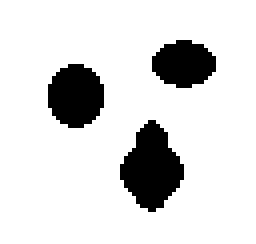
%> input picture three.bmp, 64 x 61 px (shown 4 times larger)
$ octave demo_mle.m   (GNU Octave 9; MATLAB toolbox functions it lacks are replaced by stand-ins)
%> lines starting %> are read from the running program, lines starting %| are printed output that depends on the picture; in (x1, y1, x2, y2) boxes, pixels count from 0 and x2, y2 are one past the last pixel; in counts of white or black regions, pixels touching at a corner belong together; the program's own positions count from 1
### maxlikihood.m
% This is the evolution step for segmentation using local gaussian distribution (LGD)
% fitting energy
%
% Reference: <Li Wang, Lei He, Arabinda Mishra, Chunming Li.
% Active Contours Driven by Local Gaussian Distribution Fitting Energy.
% Signal Processing, 89(12), 2009,p. 2435-2447>
%
% Please DO NOT distribute this code to anybody.
% Copyright (c) by Li Wang
%
% Author:       Li Wang
% E-mail:       li_wang@med.unc.edu
% URL:          http://www.unc.edu/~liwa/
%
% 2010-01-02 PM

function [u ]= maxlikihood(Img,u,epsilon,mu,nu,timestep,alf)

u=NeumannBound(u);
K=curvature_central(u);
H=Heaviside(u,epsilon);
Delta = Dirac(u,epsilon);


I = Img;
u1 = sum(sum(H.*I))/sum(sum(H));
u2 = sum(sum((1-H).*I))/sum(sum(1-H));


sigma1 = sum(sum((I - u1).^2.*H))/sum(sum(H));
sigma2 = sum(sum((I - u1).^2.*(1-H)))/sum(sum(1-H));
sigma1 = sigma1 + eps;
sigma2 = sigma2 + eps;


sub1 = (u1 - Img).^2;
sub2 = (u2 - Img).^2;
e1 = log(sqrt(sigma1))+(sub1/sigma1);
e2 = log(sqrt(sigma2))+(sub2/sigma2);
localForce = e1 - e2;

A = -alf.*Delta.*localForce;%data force
P=mu*(4*del2(u) - K);% level set regularization term, please refer to "Chunming Li and et al. Level Set Evolution Without Re-initialization: A New Variational Formulation, CVPR 2005"
L=nu.*Delta.*K;%length term


[f_fx,f_fy]=forward_gradient(Img);
grad_im = (f_fx.^2 + f_fy.^2 + 1e-10).^0.5;
kk=1;                        % 反差参数
g=1./(1+(grad_im/kk).^2);    % 计算边缘函数g


ch=4;
 [K , s]=curtative_g(u,g);
 temp1 = ch*s;

D = s.*K + g.*temp1;
u = u+timestep*(L+P+A);

return;


function g = NeumannBound(f)
[nrow,ncol] = size(f);
g = f;
g([1 nrow],[1 ncol]) = g([3 nrow-2],[3 ncol-2]);
g([1 nrow],2:end-1) = g([3 nrow-2],2:end-1);
g(2:end-1,[1 ncol]) = g(2:end-1,[3 ncol-2]);


function K = curvature_central(u);
[bdx,bdy]=gradient(u);
mag_bg=sqrt(bdx.^2+bdy.^2)+1e-10;
nx=bdx./mag_bg;
ny=bdy./mag_bg;
[nxx,nxy]=gradient(nx);
[nyx,nyy]=gradient(ny);
K=nxx+nyy;


function h = Heaviside(x,epsilon)
h=0.5*(1+(2/pi)*atan(x./epsilon));

function f = Dirac(x, epsilon)
f=(epsilon/pi)./(epsilon^2.+x.^2);

### forward_gradient.m
function [fdy,fdx]=forward_gradient(f);
% function [fdx,fdy]=forward_gradient(f);
%
%   created on 04/26/2004
%   author: Chunming Li
%   email: li_chunming@hotmail.com
%   Copyright (c) 2004-2006 by Chunming Li
[nr,nc]=size(f);
fdx=zeros(nr,nc);
fdy=zeros(nr,nc);

a=f(2:nr,:)-f(1:nr-1,:);
fdx(1:nr-1,:)=a;
b=f(:,2:nc)-f(:,1:nc-1);
fdy(:,1:nc-1)=b;

### backward_gradient.m
function [bdy,bdx]=backward_gradient(f)
% function [bdx,bdy]=backward_gradient(f);
%
%   created on 04/26/2004
%   author: Chunming Li
%   email: li_chunming@hotmail.com
%   Copyright (c) 2004-2006 by Chunming Li
[nr,nc]=size(f);
bdx=zeros(nr,nc);
bdy=zeros(nr,nc);

bdx(2:nr,:)=f(2:nr,:)-f(1:nr-1,:);
bdy(:,2:nc)=f(:,2:nc)-f(:,1:nc-1);

### curtative_g.m
function [K delt_u]=curtative_g(f,g)
%   K=curvature(f);
% K=div(Df/|Df|)
%  =(fxx*fy^2+fyy*fx^2-2*fx*fy*fxy)/(fx^2+fy^2)^(3/2)
%   created on 04/26/2004
%   author: Chunming Li
%   email: li_chunming@hotmail.com
%   Copyright (c) 2004-2006 by Chunming Li


[f_fx,f_fy]=forward_gradient(f);
[f_bx,f_by]=backward_gradient(f);

mag1=sqrt(f_fx.^2+f_fy.^2+1e-10);
n1x=f_fx./mag1;
n1y=f_fy./mag1;

mag2=sqrt(f_bx.^2+f_fy.^2+1e-10);
n2x=f_bx./mag2;
n2y=f_fy./mag2;

mag3=sqrt(f_fx.^2+f_by.^2+1e-10);
n3x=f_fx./mag3;
n3y=f_by./mag3;

mag4=sqrt(f_bx.^2+f_by.^2+1e-10);
n4x=f_bx./mag4;
n4y=f_by./mag4;

nx=n1x+n2x+n3x+n4x;
ny=n1y+n2y+n3y+n4y;

magn=sqrt(nx.^2+ny.^2);
nx=nx./(magn+1e-10);
ny=ny./(magn+1e-10);

temp_x = g.*nx;
temp_y = g.*ny;
delt_u = (nx.^2 + ny.^2).^0.5;
[nxx,nxy]=gradient(temp_x);
[nyx,nyy]=gradient(temp_y);

K=nxx+nyy;

### demo_mle.m
% This is a demo for segmentation using local gaussian distribution (LGD)
% fitting energy
%
% Reference: <Li Wang, Lei He, Arabinda Mishra, Chunming Li.
% Active Contours Driven by Local Gaussian Distribution Fitting Energy.
% Signal Processing, 89(12), 2009,p. 2435-2447>
%
% Please DO NOT distribute this code to anybody.
% Copyright (c) by Li Wang
%
% Author:       Li Wang
% E-mail:       li_wang@med.unc.edu
% URL:          http://www.unc.edu/~liwa/
%
% 2010-01-02 PM


clc;clear all;close all;

Img=imread('three.bmp');
%> Img is the input picture: size 61x64x3 uint8; values 128 (black) and 192 (white), 85.9% white; 3 black regions, box (x1, y1, x2, y2) and area: (30, 30, 46, 53) 231, (12, 16, 26, 32) 176, (38, 10, 54, 22) 144
% Img = double(Img(:,:,1));
origin = Img;
%  origin = imresize(origin,0.25);
Img = double(rgb2gray(Img));
%  Img = imresize(Img,0.25);

[m,n] = size(Img);
%> m = 61; n = 64


NumIter = 200; %iterations
timestep=0.2; %time step
mu=0.1/timestep;% level set regularization term, please refer to "Chunming Li and et al. Level Set Evolution Without Re-initialization: A New Variational Formulation, CVPR 2005"
sigma = 5;%size of kernel
epsilon = 1;
c0 = 2; % the constant value
lambda1=1.05;%outer weight, please refer to "Chunming Li and et al,  Minimization of Region-Scalable Fitting Energy for Image Segmentation, IEEE Trans. Image Processing, vol. 17 (10), pp. 1940-1949, 2008"
lambda2=1.0;%inner weight
%if lambda1>lambda2; tend to inflate
%if lambda1<lambda2; tend to deflate
nu = 0.001*255*255;%length term
alf = 30;%data term weight


figure,imagesc(uint8(Img),[0 255]),colormap(gray),axis off;axis equal
 [Height Wide] = size(Img);
%> Height = 61; Wide = 64
 [xx yy] = meshgrid(1:Wide,1:Height);
 phi = (sqrt(((xx - 64).^2 + (yy - 65).^2 )) - 17);
 phi = sign(phi).*c0;

 [nrow,ncol] =size(Img);
%> nrow = 61; ncol = 64
 figure(1);
 imshow(Img)
 ic=nrow/2;
%> ic = 30.5
 jc=ncol/2;
%> jc = 32
 r=ic*0.55;
%> r = 16.78

  %phi_0 = sdf2circle(nrow,ncol,ic,jc,r);
  [X,Y] = meshgrid(1:ncol, 1:nrow);
  phi = sqrt((X-jc).^2+(Y-ic).^2)-r;  %初始化phi为SDF
    r = ic/15;
%> r = 2.03
    tm= 4;
    [m,n] = size(Img(:,:,1));
    phi = -2*ones(m,n);
%> phi: size 61x64 double; every value is -2
    for iter1 = 0:tm*2;
        for iter2 = 0:tm*2;
        center_x = iter1*ic/tm;
        center_y = iter2*jc/tm;
        for i = 1:m
           for j = 1:n
               ttt = (i-center_x)^2 + (j-center_y)^2;
               if (sqrt(ttt) - r)<0
                   phi(i,j) = 2;
              end
          end
        end
        end
    end
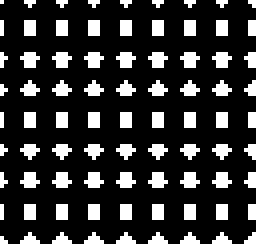
%> phi: size 61x64 double (shown 4 times larger); values -2 (black) and 2 (white), 20.7% white in thin lines or dots
%
%
  [row,col] = size(Img);
%> row = 61; col = 64
   phi = ones(row,col);
   phi(3:row-3,3:col-3) = -1;
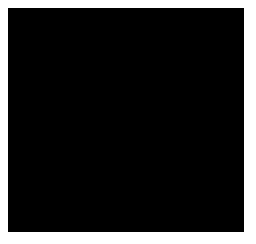
%> phi: size 61x64 double (shown 4 times larger); values -1 (black) and 1 (white), 15.4% white; 1 white region, box (x1, y1, x2, y2) and area: (0, 0, 64, 61) 600
   phi = - phi;
   [c, h] = contour(phi, [0 0], 'r');
%> h = -36.89
   title('Initial contour');
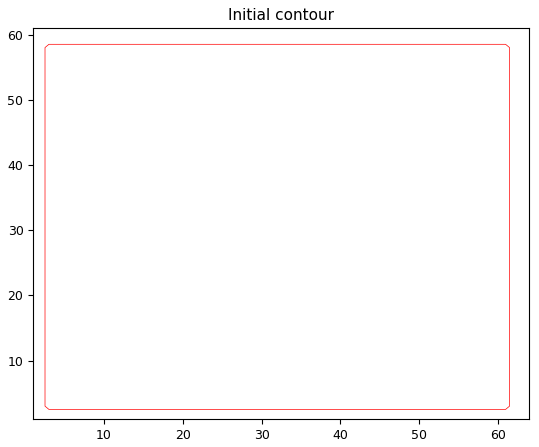
%> figure redrawn from the program's plot data


figure(2),imagesc(uint8(Img),[0 255]),colormap(gray),axis off;axis equal,
%> after `axis equal`:
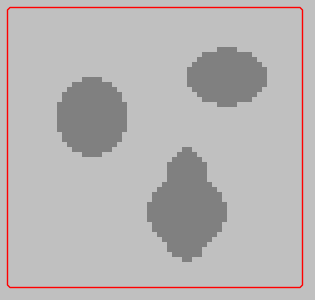
%> figure redrawn from the program's plot data; shown 5 times larger
hold on,[c,h] = contour(phi,[0 0],'r','linewidth',1); hold off
%> after `[c,h] = contour(phi,[0 0],'r','linewidth',1)`: h = -80.44
pause(0.5)

tic
for iter = 1:200
    phi =maxlikihood(Img,phi,epsilon,mu,nu,timestep,alf);

   if(mod(iter,50) == 0)
         figure(3),
         imagesc(uint8(Img),[0 255]),colormap(gray),axis off;axis equal,title(num2str(iter))
         hold on,[c,h] = contour(phi,[0 0],'r','linewidth',1); hold off
         pause(0.1);
     end

end
%> this loop made 200 passes
%> (u1 in maxlikihood, u2 in maxlikihood, sigma1 in maxlikihood, sigma2 in maxlikihood) on passes 1 to 3: (182.2, 184.8, 533.2, 417.7), (180.3, 189, 610.3, 259.5), (177.4, 190.5, 720.4, 263)
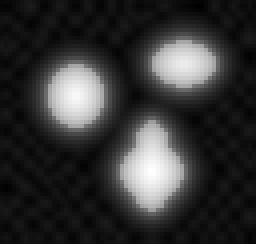
%> phi: size 61x64 double (shown 4 times larger); min -18.77, max 12.98, mean -12.17; drawn with min black and max white


toc
